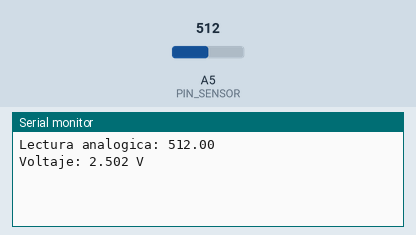
Recording of a sketch running on a simulated Arduino Uno, built with avr-gcc and run on an emulated ATmega328P. Shown: the last lines printed to the serial monitor. The test bench sets the inputs (shaded band); at power-on: A5 (PIN_SENSOR) = 512.

Above: at 1.2 s.
1.3 s: A5 (PIN_SENSOR) set to 716
At 2.6 s:
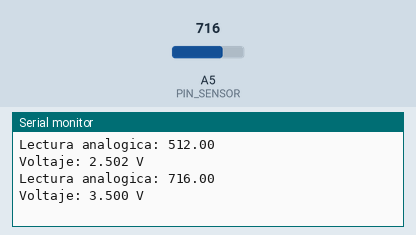
2.8 s: A5 (PIN_SENSOR) set to 900
At 3.8 s:
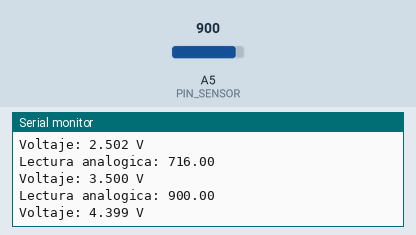
Timing chart, 0 to 5.8 s (numbered marks = the images above; inputs shaded):
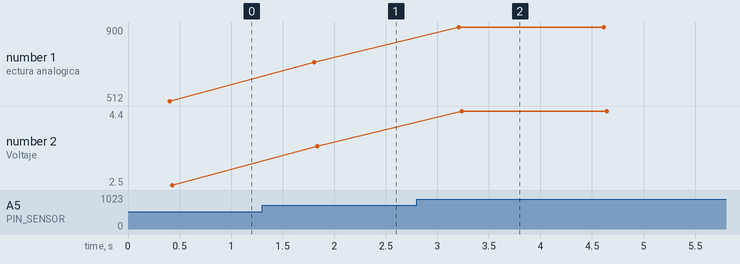

The sketch:

Programa_calibracion.ino
```cpp
const int PIN_SENSOR = A5;

void setup() {
  Serial.begin(9600);
}

void loop() {
  long suma = 0;

  // Tomar 20 mediciones del sensor
  for (int i = 0; i < 20; i++) {
    suma += analogRead(PIN_SENSOR);
    delay(20);
  }

  // Calcular el promedio
  float lectura = suma / 20.0;

  // Convertir la lectura analógica a voltaje
  float voltaje = lectura * 5.0 / 1023.0;

  // Mostrar los resultados en el Monitor Serie
  Serial.print("Lectura analogica: ");
  Serial.println(lectura);

  Serial.print("Voltaje: ");
  Serial.print(voltaje, 3);
  Serial.println(" V");

  delay(1000);
}
```

Measured:
- after the input at 1.3 s, the serial monitor: prints a new line after 0.51 s (image 1)
- after the input at 2.8 s, the serial monitor: prints a new line after 0.41 s (image 2)
- plotted number 1: 512 → 716 after the input at 1.3 s, 716 → 900 after the input at 2.8 s
- plotted number 2: 2.5 → 3.5 after the input at 1.3 s, 3.5 → 4.4 after the input at 2.8 s
